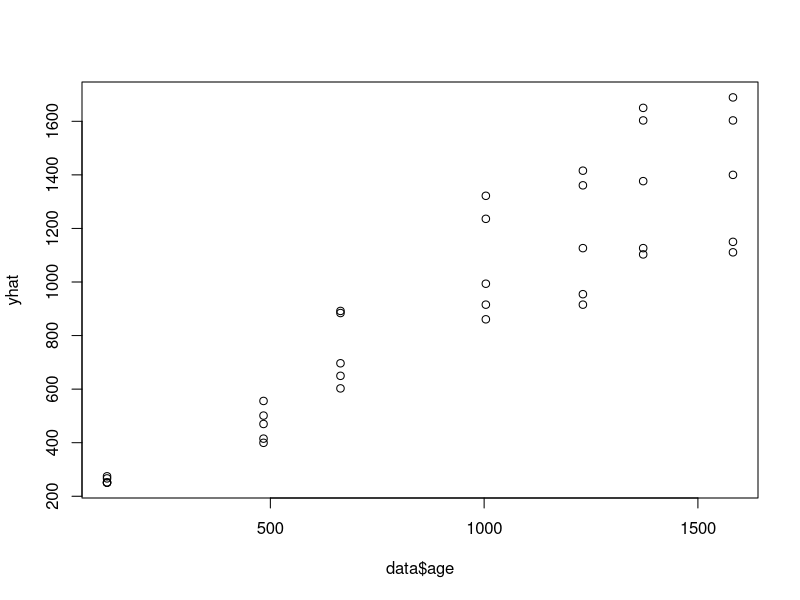
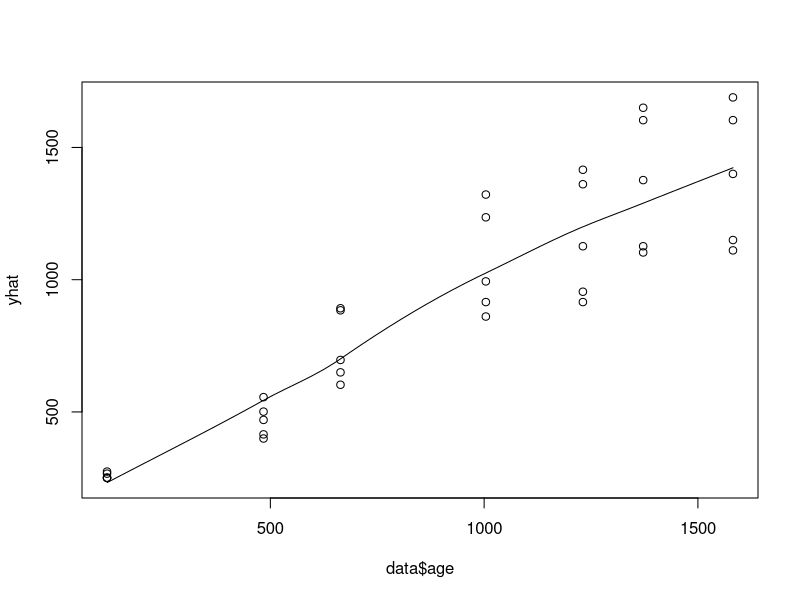
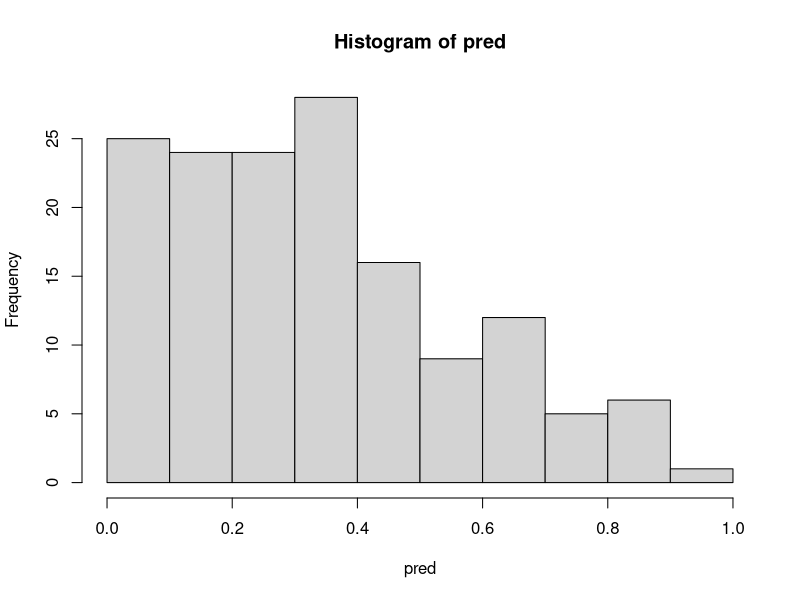
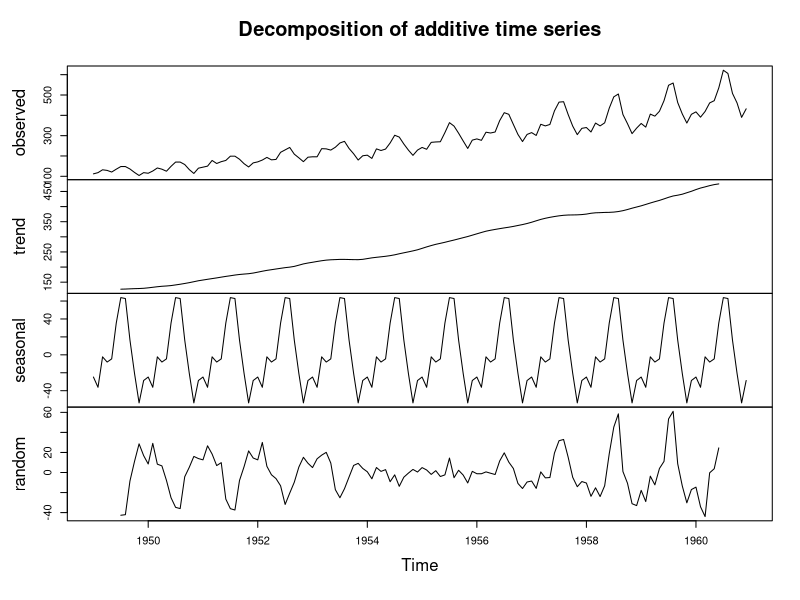
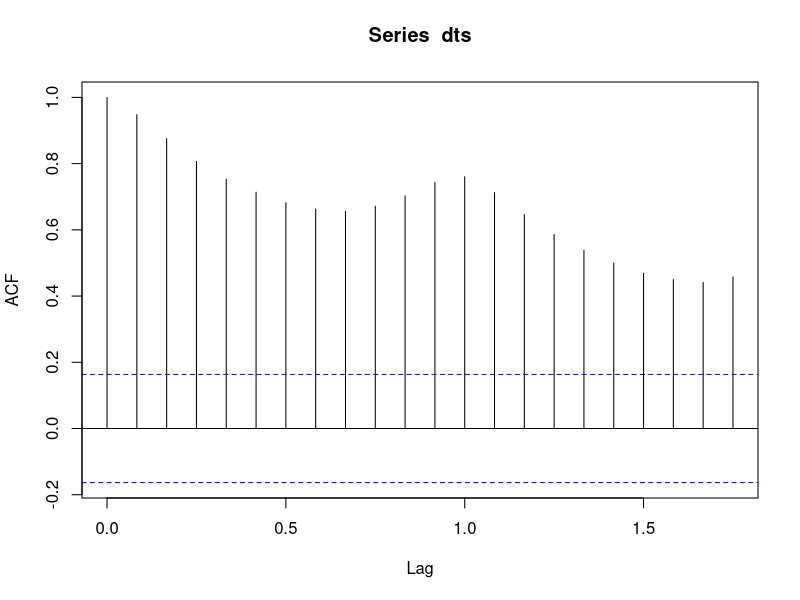
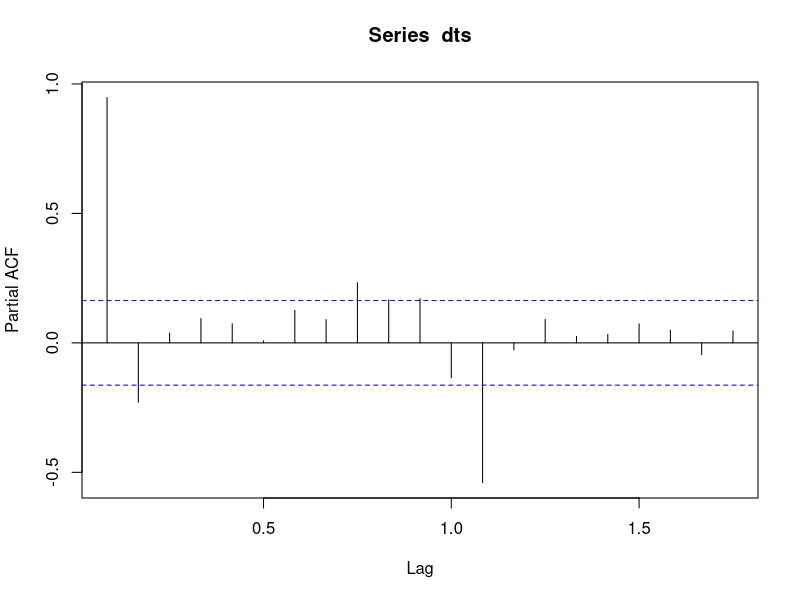
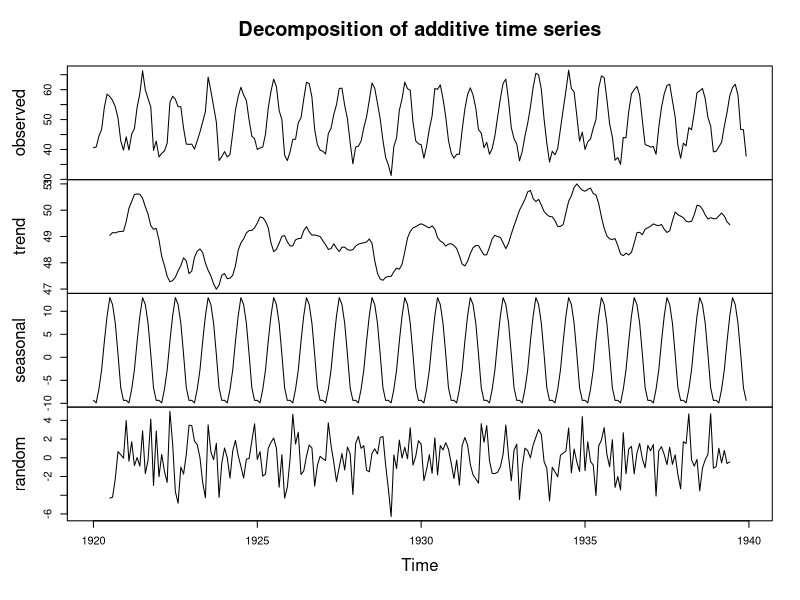
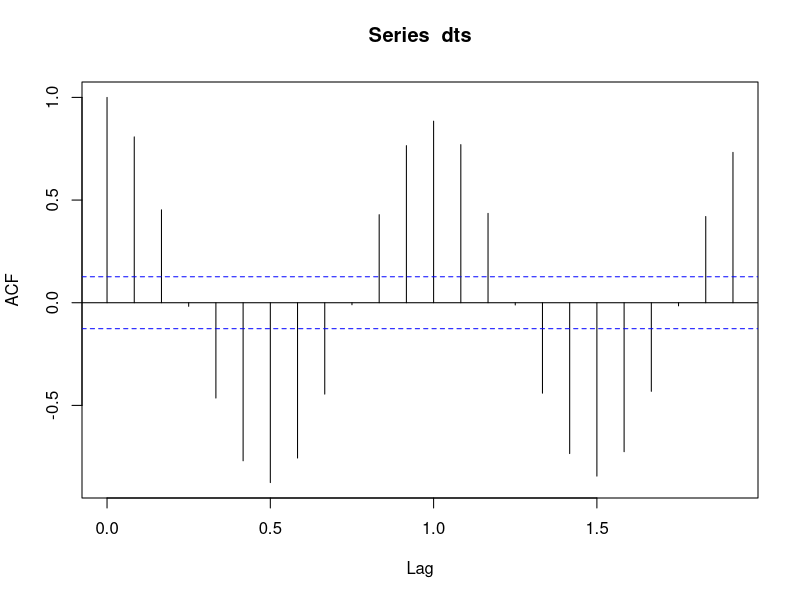

These charts were generated, in order, by the following R code:
#Linear regression

data<-Orange
head(data)
mod<-lm(age ~ circumference, data)
summary(mod)
yhat<-predict(mod,data)
plot(yhat ~ data$age)
scatter.smooth(yhat ~ data$age)




data<-iris
head(data)

data$y <- ifelse(data$Species == "versicolor", 1, 0)

data$Species <- NULL

rnd<-sample(seq(1,nrow(data)))

data<-data[rnd,]

mod <- glm(factor(y) ~ Sepal.Width + Petal.Length, family="binomial", data = data)

summary(mod)

library(car)
vif(mod)

pred<-predict(mod, data, type="response")
hist(pred)

yhat<-ifelse(pred>=0.60,1,0)
table(yhat=yhat, y=data$y)
#accuracy<-
#accuracy


dts<-ts(AirPassengers, start = c(1949,1), end=c(1960, 12), frequency = 12)
head(dts)

stationary_dts<-decompose(dts)
plot(stationary_dts)

acf(dts)

pacf(dts)

View(nottem)

head(nottem)

df<-nottem

dts <- ts(nottem, start = c(1920,1), end = c(1939,12), frequency = 12)

head(dts)

stationary_dts<-decompose(dts)

plot(stationary_dts)

acf(dts)

acf(dts)

dts_arima <- arima(dts, order=c(3,0,0))
dts_arima

library(forecast)
dts_fit <- forecast(dts_arima)
dts_fit

plot(dts_fit)

dts_autoarima <- auto.arima(dts)
dts_autoarima

dts_autoforecast <- forecast(dts_autoarima)
dts_autoforecast
plot(dts_autoforecast)
